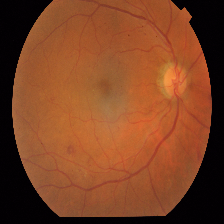
#> input picture Data/Resized/colored_images/Mild/18b06f56ab27.png, 224 x 224 px, found by its file name; its folder holds only this picture in this run
$ jupyter execute --allow-errors preprocess.ipynb
#> lines starting #> are read from the running program, lines starting #| are printed output that depends on the picture; after the words box and inside, x2 and y2 are one past the last pixel; in counts of white or black regions, pixels touching at a corner belong together
#> in load_ben_color, image is the input picture: shape (224, 224, 3); mean B, G, R 36.7, 67.5, 125.9
[cell 1]
import cv2
import numpy as np


def crop_image_from_gray(img, tol=7):
#> called with tol = 7
    gray_img = cv2.cvtColor(img, cv2.COLOR_BGR2GRAY)
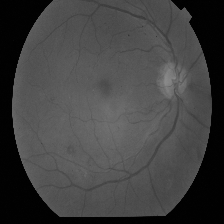
#> gray_img: shape (224, 224); min 0, max 138, mean 65
    mask = gray_img > tol
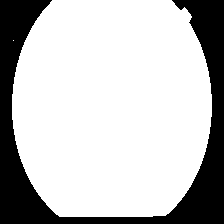
#> mask: shape (224, 224) bool; 75.3% white; 1 black region, box (x1, y1, x2, y2) and area: (0, 0, 224, 224) 12411
    img1 = img[:, :, 0][np.ix_(mask.any(1), mask.any(0))]
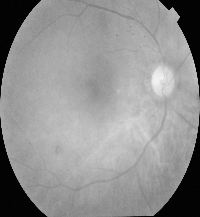
#> img1: shape (217, 200); min 1, max 245, mean 145.1
    img2 = img[:, :, 1][np.ix_(mask.any(1), mask.any(0))]
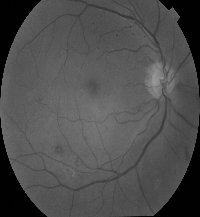
#> img2: shape (217, 200); min 0, max 151, mean 78
    img3 = img[:, :, 2][np.ix_(mask.any(1), mask.any(0))]
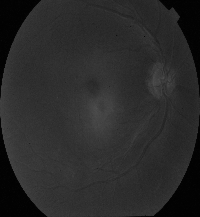
#> img3: shape (217, 200); min 0, max 79, mean 42
    img = np.stack([img1, img2, img3], axis=-1)
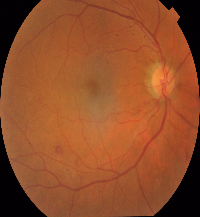
#> img: shape (217, 200, 3); mean R, G, B 145.1, 78, 42
    return img


def circle_crop(img):
    img = crop_image_from_gray(img)
#> in crop_image_from_gray (call 2), `mask = gray_img > tol`: mask: shape (224, 224) bool; 95.3% white; 14 black regions (7 under 20 px), largest, box (x1, y1, x2, y2) and area: (0, 122, 52, 224) 1012, (0, 26, 22, 100) 474, (211, 39, 224, 98) 287
    height, width, depth = img.shape
#> height = 224; width = 224; depth = 3
    largest_side = np.max((height, width))
#> largest_side = 224
    img = cv2.resize(img, (largest_side, largest_side))
    height, width, depth = img.shape
    x, y = int(width / 2), int(height / 2)
#> x = 112; y = 112
    r = min(x, y)
#> r = 112
    circle_img = np.zeros((height, width), np.uint8)
    cv2.circle(circle_img, (x, y), r, 1, thickness=-1)
#> circle_img: shape (224, 224); values 0 (black) and 1 (white), 78.5% white; 4 black regions, box (x1, y1, x2, y2) and area: (0, 0, 112, 112) 2811, (113, 0, 224, 98) 2699, (0, 113, 98, 224) 2699, (127, 127, 224, 224) 2588
    img = cv2.bitwise_and(img, img, mask=circle_img)
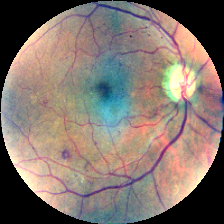
#> img: shape (224, 224, 3); mean R, G, B 130.5, 116.5, 108.5
    img = crop_image_from_gray(img)
#> call 3 of crop_image_from_gray, with tol = 7
#> in crop_image_from_gray (call 3), `gray_img = cv2.cvtColor(img, cv2.COLOR_BGR2GRAY)`:
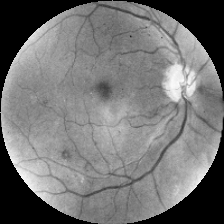
#> gray_img: shape (224, 224); min 0, max 251, mean 115.7
#> in crop_image_from_gray (call 3), `mask = gray_img > tol`: mask: shape (224, 224) bool; 78.5% white; 4 black regions, box (x1, y1, x2, y2) and area: (0, 0, 112, 112) 2811, (113, 0, 224, 98) 2699, (0, 113, 98, 224) 2699, (127, 119, 224, 224) 2599
#> in crop_image_from_gray (call 3), `img1 = img[:, :, 0][np.ix_(mask.any(1), mask.any(0))]`:
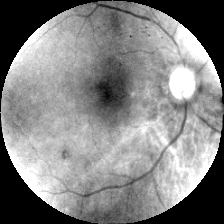
#> img1: shape (224, 224); min 0, max 255, mean 130.5
#> in crop_image_from_gray (call 3), `img3 = img[:, :, 2][np.ix_(mask.any(1), mask.any(0))]`:
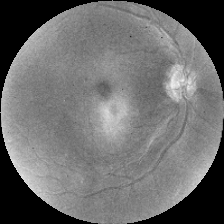
#> img3: shape (224, 224); min 0, max 240, mean 108.5
    return img


def load_ben_color(path, IMG_SIZE, sigmaX=30):
    image = cv2.imread(path)
    image = cv2.cvtColor(image, cv2.COLOR_BGR2RGB)
    image = crop_image_from_gray(image)
    image = cv2.resize(image, (IMG_SIZE, IMG_SIZE))
    image = cv2.addWeighted(image, 4, cv2.GaussianBlur(image, (0, 0), sigmaX), -4, 128)
    image = circle_crop(image)
    return image
